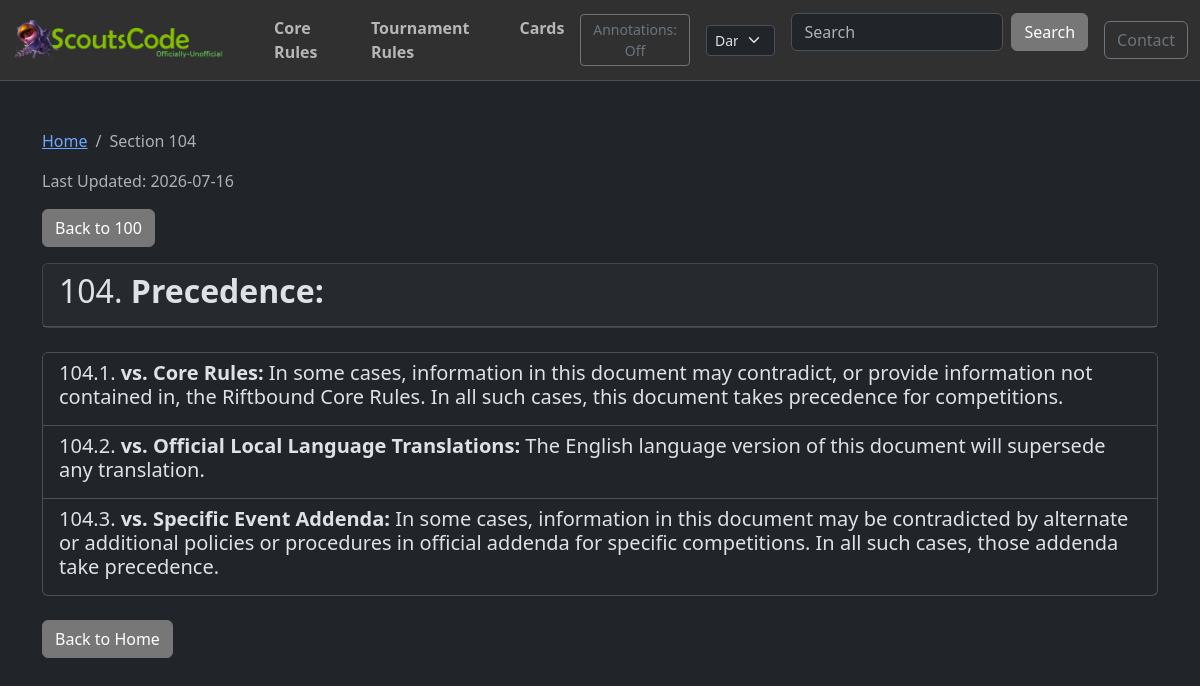
Screenshot of /trsections/104/ with the database file from the repository.
### post/models.py (models this page shows, shortened)
class RuleSection(models.Model):
    RULE_TYPE_CHOICES = [
        ("TR", "Tournament Rules"),
        ("CR", "Comprehensive Rules"),
    ]
    rule_type = models.CharField(max_length=2, choices=RULE_TYPE_CHOICES)
    section = models.CharField(max_length=50, db_index=True)  # e.g., "703.4.a.5"
    text = models.TextField()
    annotations = models.TextField(blank=True, default="")
    parent = models.ForeignKey(
        "self", on_delete=models.CASCADE, null=True, blank=True, related_name="children"
    )
    order = models.IntegerField(default=0)
    class Meta:
        ordering = ["rule_type", "order", "section"]
        unique_together = ["rule_type", "section"]
        indexes = [
            models.Index(fields=["rule_type", "section"]),
            models.Index(fields=["parent", "order"]),
        ]
    def get_top_level_section(self):
        parts = self.section.split(".")
        first_part = parts[0]
        if len(first_part) >= 3:
            return first_part[0] + "00"
        return first_part
    def to_dict(self, include_children=True):
        data = {
            "section": self.section,
            "text": self.text,
            "annotations": self.annotations,
            "children": [],
        }
        if include_children:
            for child in self.children.all():
                data["children"].append(child.to_dict(include_children=True))
        return data

### post/views.py (the view)
# urls.py: path("trsections/<str:section>/", trsection_detail, name="trsection_detail"),
def trsection_detail(request, section):
    try:
        section_obj = RuleSection.objects.prefetch_related(
            "children__children__children__children__children__children"
        ).get(rule_type="TR", section=section)
    except RuleSection.DoesNotExist:
        raise Http404(f"Section {section} not found")
    data = section_obj.to_dict()
    top_level = section_obj.get_top_level_section()
    is_top_level = section == top_level
    data = format_section_text(data, section_type="tr")
    parent_section = None
    if section_obj.parent:
        parent_section = section_obj.parent.section
    context = {
        "section": data,
        "json_url": f"/trsections/{top_level}/",
        "is_top_level": is_top_level,
        "parent_section": parent_section,
        "last_updated": get_rules_last_updated("TR"),
    }
    return render(request, "trsection_detail.html", context)

### post/context_processors.py (called while the page is built)
def global_site_data(request):
    data = cache.get("global_site_data")
    if data is not None:
        return data
    copyright_asset = TextAsset.objects.filter(asset_type="copyright").first()
    logo_asset = TextAsset.objects.filter(asset_type="logo").first()
    default_copyright = "© 2025 Copyright "
    data = {
        "copyright_text": copyright_asset.content
        if copyright_asset
        else default_copyright,
        "logo_asset": logo_asset,
        "copyright_asset": copyright_asset,
    }
    cache.set("global_site_data", data, CACHE_TTL)
    return data

### post/views.py (called while the page is built, shortened)
def bold_before_colon(text):
    if ":" in text:
        parts = text.split(":", 1)
        return f"<strong>{parts[0]}:</strong>{parts[1]}"
    return text

def format_section_text(section_data, section_type="tr"):
    section_data["text"] = linkify_references(section_data["text"], section_type)
    section_data["text"] = bold_before_colon(section_data["text"])
    for child in section_data.get("children", []):
        child_section_str = child.get("section", "")
        has_letter = any(
            letter in child_section_str for letter in ["a", "b", "c", "d", "e"]
        )
        has_children = len(child.get("children", [])) > 0
        will_be_clickable_link = has_children and not has_letter
        if not will_be_clickable_link:
            child["text"] = linkify_references(child["text"], section_type)
        child["text"] = bold_before_colon(child["text"])
        for grandchild in child.get("children", []):
            format_section_text(grandchild, section_type)
    return section_data

def get_rules_last_updated(rule_type):
    if rule_type in _rules_last_updated_cache:
        return _rules_last_updated_cache[rule_type]

### post/templates/trsection_detail.html (shortened to what this page needs)
{% extends 'base.html' %}
{% load static %}
{% block content %}
    <div class="trsection-detail">
        <nav aria-label="breadcrumb">
            <ol class="breadcrumb">
                <li class="breadcrumb-item"><a href="/">Home</a></li>
                <li class="breadcrumb-item active" aria-current="page">Section {{ section.section }}</li>
            </ol>
        </nav>
        <p class="text-muted">Last Updated: {{ last_updated }}</p>
        {% if parent_section %}
        <div class="mb-3">
            <a href="/trsections/{{ parent_section }}/" class="btn btn-secondary">
                 Back to {{ parent_section }}
            </a>
        </div>
        {% endif %}
        <div class="card mb-4">
            <div class="card-header">
                <div class="d-flex justify-content-between align-items-start">
                    <h2>{{ section.section }}. {{ section.text|safe }}</h2>
                </div>
            </div>
        </div>
        {% if is_top_level %}
            {% if section.children %}
                <div class="list-group mb-4">
                    {% for child in section.children %}
                        <a href="/trsections/{{ child.section }}/" class="list-group-item list-group-item-action">
                            <h5 class="mb-1"><span class="rule-number">{{ child.section }}.</span> {{ child.text|safe }}</h5>
                        </a>
                    {% endfor %}
                </div>
            {% else %}
                <div class="alert alert-info">This section has no subsections.</div>
            {% endif %}
        {% else %}
            {% if section.children %}
                <div class="list-group mb-4">
                    {% for child in section.children %}
                        {% if 'a' in child.section or 'b' in child.section or 'c' in child.section or 'd' in child.section or 'e' in child.section %}
                            <div class="list-group-item">
                                <div class="d-flex justify-content-between align-items-start">
                                    <h5 class="mb-2">{{ child.section }}. {{ child.text|safe }}</h5>
                                    {% if user.is_authenticated %}
                                    <button class="btn btn-sm btn-outline-primary ms-2 edit-annotation-btn" data-section="{{ child.section }}" data-rule-type="TR">Edit</button>
                                    {% endif %}
                                </div>
                                <div id="editor-container-{{ child.section }}" class="editor-container" data-annotation="{{ child.annotations }}">
                                    <div id="editor-{{ child.section }}" class="mb-2"></div>
                                    <button class="btn btn-sm btn-success save-annotation-btn" data-section="{{ child.section }}" data-rule-type="TR">Save</button>
                                    <button class="btn btn-sm btn-secondary cancel-annotation-btn" data-section="{{ child.section }}">Cancel</button>
                                </div>
                                {% if child.annotations %}
                                <div class="annotation-display">
                                    {{ child.annotations|safe }}
                                </div>
                                {% endif %}
                                {% if child.children %}
                                    {% for subchild in child.children %}
                                        <div class="ps-3 mb-2">
                                            <div class="d-flex justify-content-between align-items-start">
                                                <div><strong>{{ subchild.section }}.</strong> {{ subchild.text|safe }}</div>
                                                {% if user.is_authenticated %}
                                                <button class="btn btn-sm btn-outline-primary ms-2 edit-annotation-btn" data-section="{{ subchild.section }}" data-rule-type="TR">Edit</button>
                                                {% endif %}
                                            </div>
                                            <div id="editor-container-{{ subchild.section }}" class="editor-container" data-annotation="{{ subchild.annotations }}">
                                                <div id="editor-{{ subchild.section }}" class="mb-2"></div>
                                                <button class="btn btn-sm btn-success save-annotation-btn" data-section="{{ subchild.section }}" data-rule-type="TR">Save</button>
                                                <button class="btn btn-sm btn-secondary cancel-annotation-btn" data-section="{{ subchild.section }}">Cancel</button>
                                            </div>
                                            {% if subchild.annotations %}
                                            <div class="annotation-display">
                                                {{ subchild.annotations|safe }}
                                            </div>
                                            {% endif %}
                                            {% if subchild.children %}
                                                {% for subsubchild in subchild.children %}
                                                    <div class="ps-3 mb-1">
                                                        <div class="d-flex justify-content-between align-items-start">
                                                            <div><strong>{{ subsubchild.section }}.</strong> {{ subsubchild.text|safe }}</div>
                                                            {% if user.is_authenticated %}
                                                            <button class="btn btn-sm btn-outline-primary ms-2 edit-annotation-btn" data-section="{{ subsubchild.section }}" data-rule-type="TR">Edit</button>
                                                            {% endif %}
                                                        </div>
                                                        <div id="editor-container-{{ subsubchild.section }}" class="editor-container" data-annotation="{{ subsubchild.annotations }}">
                                                            <div id="editor-{{ subsubchild.section }}" class="mb-2"></div>
                                                            <button class="btn btn-sm btn-success save-annotation-btn" data-section="{{ subsubchild.section }}" data-rule-type="TR">Save</button>
                                                            <button class="btn btn-sm btn-secondary cancel-annotation-btn" data-section="{{ subsubchild.section }}">Cancel</button>
                                                        </div>
                                                        {% if subsubchild.annotations %}
                                                        <div class="annotation-display">
                                                            {{ subsubchild.annotations|safe }}
                                                        </div>
                                                        {% endif %}
                                                        {% if subsubchild.children %}
                                                        <a href="/trsections/{{ subsubchild.section }}/" class="small text-muted ms-1">&#8618; view subsections</a>
                                                        {% endif %}
                                                    </div>
                                                {% endfor %}
                                            {% endif %}
                                        </div>
                                    {% endfor %}
                                {% endif %}
                            </div>
                        {% else %}
                            {% if child.children %}
                            <a href="/trsections/{{ child.section }}/" class="list-group-item list-group-item-action">
                                <h5 class="mb-1"><span class="rule-number">{{ child.section }}.</span> {{ child.text|safe }}</h5>
                            </a>
                            {% else %}
                                <div class="list-group-item">
                                    <div class="d-flex justify-content-between align-items-start">
                                        <h5 class="mb-2">{{ child.section }}. {{ child.text|safe }}</h5>
                                    </div>
                                </div>
                            {% endif %}
                        {% endif %}
                    {% endfor %}
                </div>
            {% endif %}
        {% endif %}
        <div class="mt-4">
            <a href="/" class="btn btn-secondary">Back to Home</a>
        </div>
    </div>
{% endblock %}

### static/css/style.css (style rules this page uses)
:root { --custom-primary: #3498db; --custom-secondary: rgb(119, 119, 119); --custom-navbar-color: #303030; }
[data-bs-theme="dark"] { --custom-body-color: #212529; --custom-main-color: #ffffff; }
.btn-secondary { background-color: var(--custom-secondary); border-color: var(--custom-secondary); color: #fff; }

### rows the page displays
RuleSection: section "104", text "Precedence:"
RuleSection: section "100"
RuleSection: section "104.1"
RuleSection: section "104.2"
RuleSection: section "104.3"

### other values shown
{{ last_updated }} "2026-07-16"
{{ child.text|safe }} "vs. Official Local Language Translations: The English language version of this document will supersede any translation."
